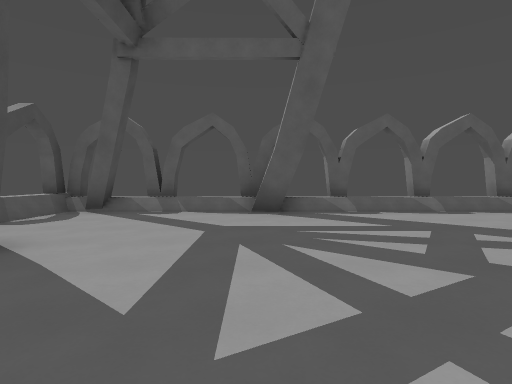
[1] (above)

15 first-person views from a walk through a 3-D level made in the Godot game engine. The camera is 1.4 m above the floor, tilts 2° down and sees 80° across. The floor is counted in squares, 2 m on a side. Each view is taken from the middle of a square. On the plan, view 1 faces up. The plan holds only what a view shows up to about 10 squares ahead; the rest is blank. The place goes on beyond the plan.

[2]
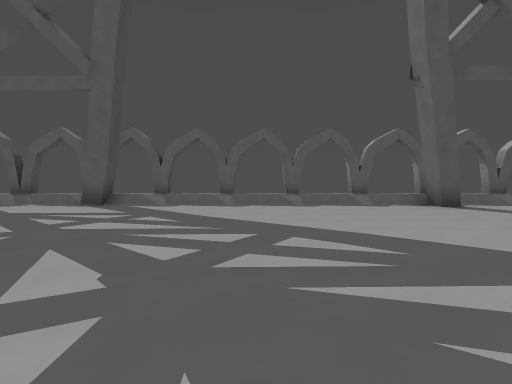

[3]
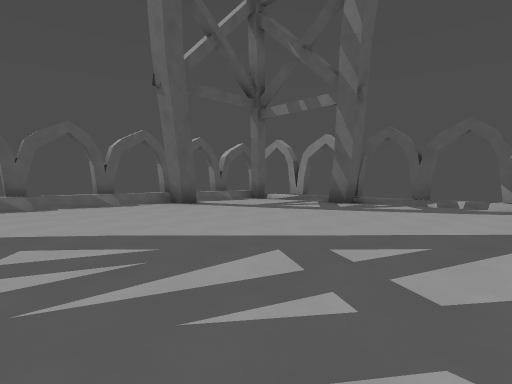

[4]
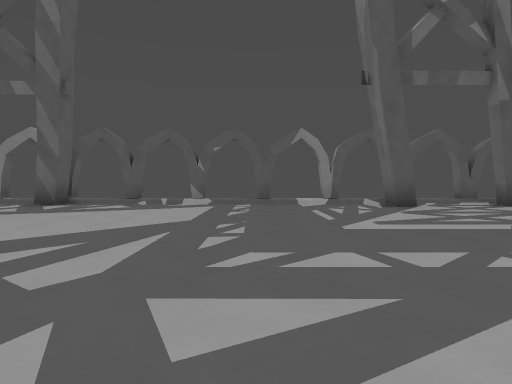

[5]
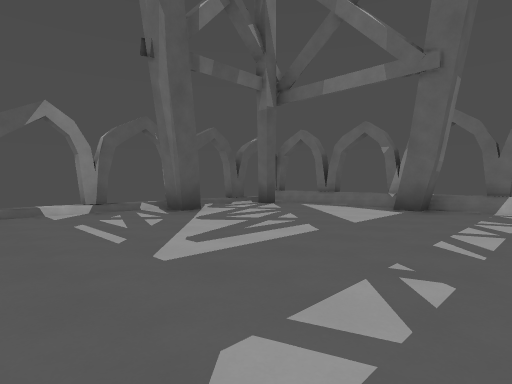

[6]
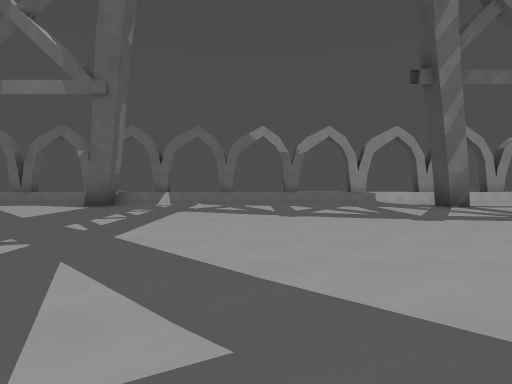

[7]
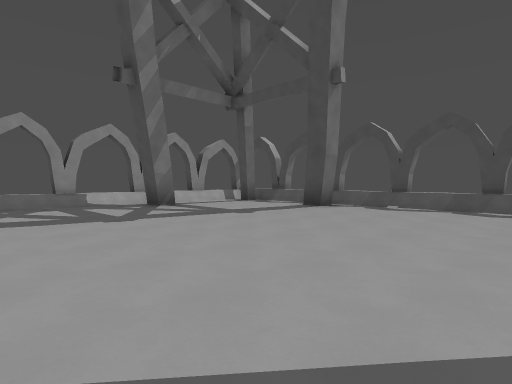

[8]
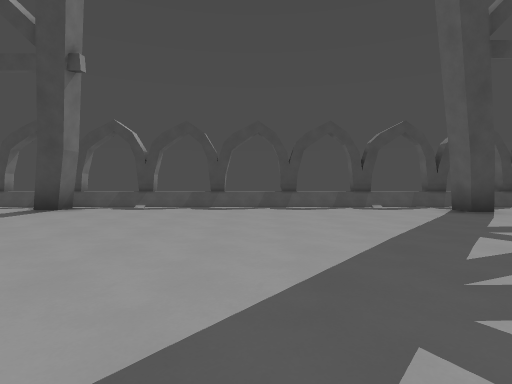

[9]
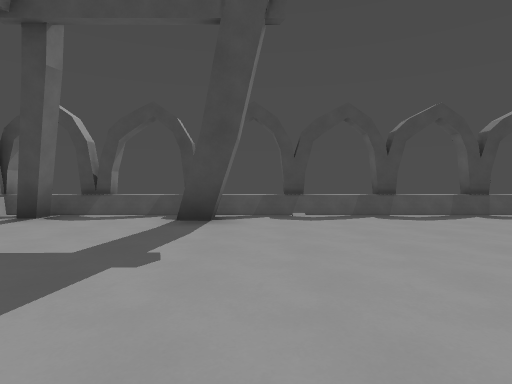

[10]
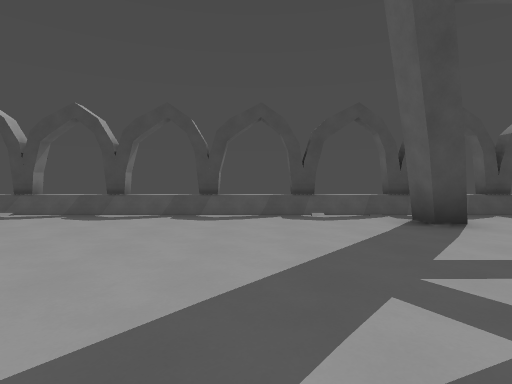

[11]
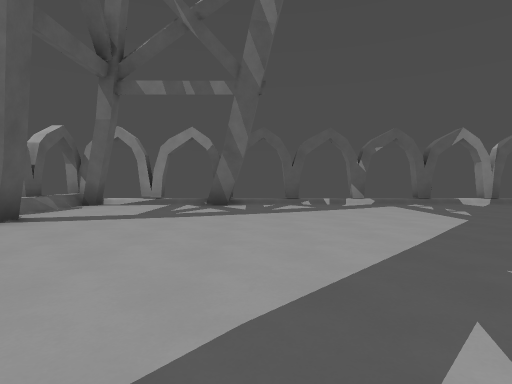

[12]
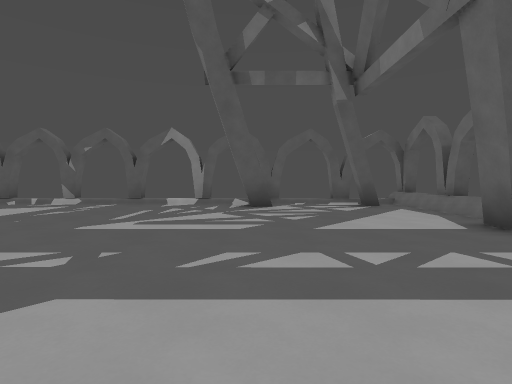

[13]
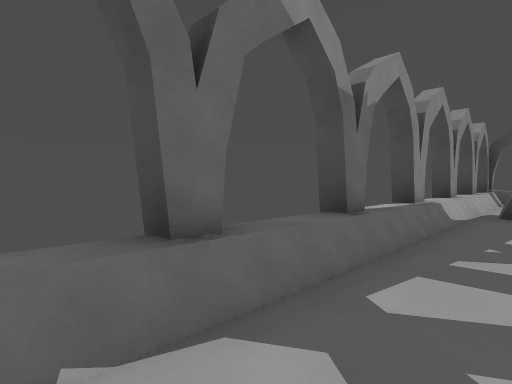

[14]
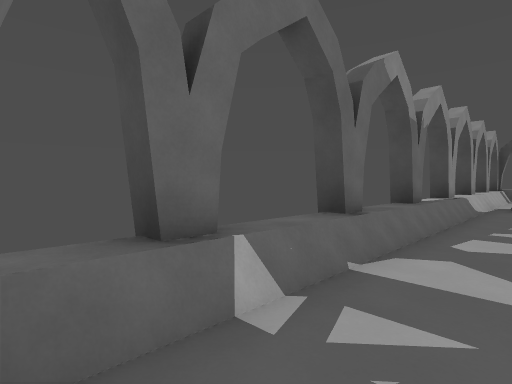

[15]
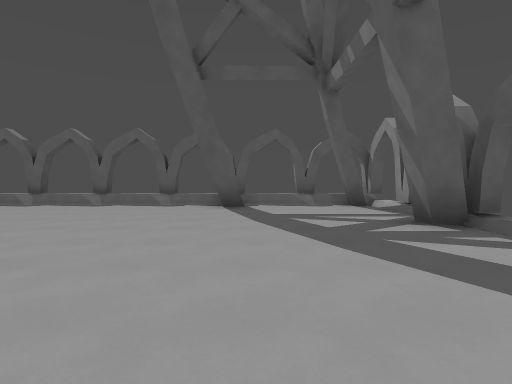

### Floor plan
Key: @ floor where view 1 was taken; # wall or solid block; x gap in a wall; . floor; / step, stairs or slope; = window, fence, low wall or low ledge; ^ raised ledge; v drop or lower ground.
Columns run from 5 left of view 1 to 15 right of it. Each row starts with its distance up from view 1.
  8 #v##v#=#v#v#v###vv#v
  7 ^^^^^#^^^^^^^^^^^^^^#
  6 ^...................v
  5 ^...................x
  4 ^...................v
  3 #.#................##
  2 ^................../v
  1 #................../x
  0 ^....@............./v
 -1 #................../x
 -2 ^................../v
 -3 #................../x
 -4 ^................../v
 -5 #................../x
 -6 ^................../v
 -7 ^x................./v
 -8 ^................../v
 -9 ^................../v
-10 ^/../#.............#v
-11 ^/////////////#.....v
-12 # ^^^^^#^#^#^#^#^^^^#

Where each view was taken, in squares from view 1:
view 1: 0 up, 0 right, facing up
view 2: 2 down, 5 right, facing up
view 3: 2 down, 5 right, facing up-right
view 4: 3 down, 5 right, facing right
view 5: 3 down, 7 right, facing down-right
view 6: 2 down, 5 right, facing down
view 7: 2 down, 4 right, facing down-left
view 8: 2 down, 4 right, facing left
view 9: 6 down, 2 right, facing left
view 10: 0 up, 2 right, facing left
view 11: 2 up, 5 right, facing right
view 12: 7 down, 5 right, facing right
view 13: 10 down, 7 right, facing down-left
view 14: 10 down, 9 right, facing down-left
view 15: 2 down, 11 right, facing up
